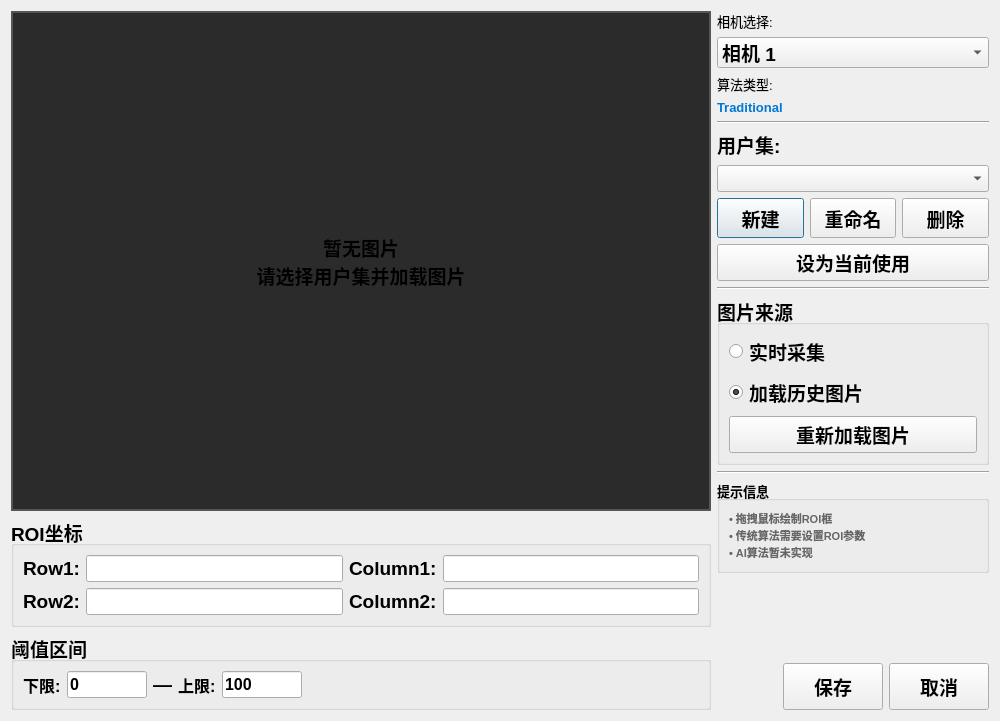
<?xml version="1.0" encoding="UTF-8"?>
<ui version="4.0">
 <class>ParameterSettingsDialog</class>
 <widget class="QDialog" name="ParameterSettingsDialog">
  <property name="geometry">
   <rect>
    <x>0</x>
    <y>0</y>
    <width>1000</width>
    <height>704</height>
   </rect>
  </property>
  <property name="windowTitle">
   <string>算法参数设置</string>
  </property>
  <layout class="QHBoxLayout" name="horizontalLayout">
   <item>
    <layout class="QVBoxLayout" name="leftLayout">
     <item>
      <widget class="ImageDisplayWidget" name="imageDisplay">
       <property name="minimumSize">
        <size>
         <width>700</width>
         <height>500</height>
        </size>
       </property>
       <property name="maximumSize">
        <size>
         <width>700</width>
         <height>500</height>
        </size>
       </property>
       <property name="font">
        <font>
         <pointsize>14</pointsize>
         <bold>true</bold>
        </font>
       </property>
       <property name="styleSheet">
        <string notr="true">QLabel { background-color: #2b2b2b; border: 2px solid #555; }</string>
       </property>
       <property name="text">
        <string>暂无图片
请选择用户集并加载图片</string>
       </property>
       <property name="alignment">
        <set>Qt::AlignmentFlag::AlignCenter</set>
       </property>
      </widget>
     </item>
     <item>
      <widget class="QGroupBox" name="roiGroup">
       <property name="font">
        <font>
         <pointsize>14</pointsize>
         <bold>true</bold>
        </font>
       </property>
       <property name="title">
        <string>ROI坐标</string>
       </property>
       <layout class="QGridLayout" name="roiLayout">
        <item row="1" column="2">
         <widget class="QLabel" name="label_4">
          <property name="font">
           <font>
            <pointsize>14</pointsize>
            <bold>true</bold>
           </font>
          </property>
          <property name="text">
           <string>Column2:</string>
          </property>
         </widget>
        </item>
        <item row="1" column="3">
         <widget class="QLineEdit" name="column2Edit">
          <property name="font">
           <font>
            <pointsize>12</pointsize>
            <bold>true</bold>
           </font>
          </property>
          <property name="readOnly">
           <bool>true</bool>
          </property>
         </widget>
        </item>
        <item row="1" column="0">
         <widget class="QLabel" name="label_3">
          <property name="font">
           <font>
            <pointsize>14</pointsize>
            <bold>true</bold>
           </font>
          </property>
          <property name="text">
           <string>Row2:</string>
          </property>
         </widget>
        </item>
        <item row="1" column="1">
         <widget class="QLineEdit" name="row2Edit">
          <property name="font">
           <font>
            <pointsize>12</pointsize>
            <bold>true</bold>
           </font>
          </property>
          <property name="readOnly">
           <bool>true</bool>
          </property>
         </widget>
        </item>
        <item row="0" column="0">
         <widget class="QLabel" name="label">
          <property name="font">
           <font>
            <pointsize>14</pointsize>
            <bold>true</bold>
           </font>
          </property>
          <property name="text">
           <string>Row1:</string>
          </property>
         </widget>
        </item>
        <item row="0" column="3">
         <widget class="QLineEdit" name="column1Edit">
          <property name="font">
           <font>
            <pointsize>12</pointsize>
            <bold>true</bold>
           </font>
          </property>
          <property name="readOnly">
           <bool>true</bool>
          </property>
         </widget>
        </item>
        <item row="0" column="2">
         <widget class="QLabel" name="label_2">
          <property name="font">
           <font>
            <pointsize>14</pointsize>
            <bold>true</bold>
           </font>
          </property>
          <property name="text">
           <string>Column1:</string>
          </property>
         </widget>
        </item>
        <item row="0" column="1">
         <widget class="QLineEdit" name="row1Edit">
          <property name="font">
           <font>
            <pointsize>12</pointsize>
            <bold>true</bold>
           </font>
          </property>
          <property name="readOnly">
           <bool>true</bool>
          </property>
         </widget>
        </item>
       </layout>
      </widget>
     </item>
     <item>
      <widget class="QGroupBox" name="thresholdGroup">
       <property name="font">
        <font>
         <pointsize>14</pointsize>
         <bold>true</bold>
        </font>
       </property>
       <property name="title">
        <string>阈值区间</string>
       </property>
       <layout class="QHBoxLayout" name="thresholdLayout">
        <item>
         <widget class="QLabel" name="label_thresholdMin">
          <property name="font">
           <font>
            <pointsize>12</pointsize>
            <bold>true</bold>
           </font>
          </property>
          <property name="text">
           <string>下限:</string>
          </property>
         </widget>
        </item>
        <item>
         <widget class="QLineEdit" name="thresholdMinEdit">
          <property name="maximumSize">
           <size>
            <width>80</width>
            <height>16777215</height>
           </size>
          </property>
          <property name="font">
           <font>
            <pointsize>12</pointsize>
            <bold>true</bold>
           </font>
          </property>
          <property name="text">
           <string>0</string>
          </property>
         </widget>
        </item>
        <item>
         <widget class="QLabel" name="label_thresholdSep">
          <property name="font">
           <font>
            <pointsize>14</pointsize>
            <bold>true</bold>
           </font>
          </property>
          <property name="text">
           <string>—</string>
          </property>
          <property name="alignment">
           <set>Qt::AlignmentFlag::AlignCenter</set>
          </property>
         </widget>
        </item>
        <item>
         <widget class="QLabel" name="label_thresholdMax">
          <property name="font">
           <font>
            <pointsize>12</pointsize>
            <bold>true</bold>
           </font>
          </property>
          <property name="text">
           <string>上限:</string>
          </property>
         </widget>
        </item>
        <item>
         <widget class="QLineEdit" name="thresholdMaxEdit">
          <property name="maximumSize">
           <size>
            <width>80</width>
            <height>16777215</height>
           </size>
          </property>
          <property name="font">
           <font>
            <pointsize>12</pointsize>
            <bold>true</bold>
           </font>
          </property>
          <property name="text">
           <string>100</string>
          </property>
         </widget>
        </item>
        <item>
         <spacer name="horizontalSpacer_threshold">
          <property name="orientation">
           <enum>Qt::Orientation::Horizontal</enum>
          </property>
          <property name="sizeHint" stdset="0">
           <size>
            <width>40</width>
            <height>20</height>
           </size>
          </property>
         </spacer>
        </item>
       </layout>
      </widget>
     </item>
    </layout>
   </item>
   <item>
    <layout class="QVBoxLayout" name="rightLayout">
     <item>
      <widget class="QLabel" name="label_5">
       <property name="font">
        <font>
         <pointsize>10</pointsize>
         <bold>false</bold>
        </font>
       </property>
       <property name="text">
        <string>相机选择:</string>
       </property>
      </widget>
     </item>
     <item>
      <widget class="QComboBox" name="cameraCombo">
       <property name="font">
        <font>
         <pointsize>14</pointsize>
         <bold>true</bold>
        </font>
       </property>
       <item>
        <property name="text">
         <string>相机 1</string>
        </property>
       </item>
       <item>
        <property name="text">
         <string>相机 2</string>
        </property>
       </item>
       <item>
        <property name="text">
         <string>相机 3</string>
        </property>
       </item>
      </widget>
     </item>
     <item>
      <widget class="QLabel" name="label_6">
       <property name="font">
        <font>
         <pointsize>10</pointsize>
         <bold>false</bold>
        </font>
       </property>
       <property name="text">
        <string>算法类型:</string>
       </property>
      </widget>
     </item>
     <item>
      <widget class="QLabel" name="algorithmTypeLabel">
       <property name="font">
        <font>
         <pointsize>10</pointsize>
         <bold>true</bold>
        </font>
       </property>
       <property name="styleSheet">
        <string notr="true">QLabel { font-weight: bold; color: #0078d4; }</string>
       </property>
       <property name="text">
        <string>Traditional</string>
       </property>
      </widget>
     </item>
     <item>
      <widget class="Line" name="line">
       <property name="orientation">
        <enum>Qt::Orientation::Horizontal</enum>
       </property>
      </widget>
     </item>
     <item>
      <widget class="QLabel" name="label_7">
       <property name="font">
        <font>
         <pointsize>14</pointsize>
         <bold>true</bold>
        </font>
       </property>
       <property name="text">
        <string>用户集:</string>
       </property>
      </widget>
     </item>
     <item>
      <widget class="QComboBox" name="profileCombo">
       <property name="font">
        <font>
         <pointsize>12</pointsize>
         <bold>true</bold>
        </font>
       </property>
      </widget>
     </item>
     <item>
      <layout class="QHBoxLayout" name="profileBtnLayout">
       <item>
        <widget class="QPushButton" name="newProfileBtn">
         <property name="minimumSize">
          <size>
           <width>0</width>
           <height>40</height>
          </size>
         </property>
         <property name="font">
          <font>
           <pointsize>14</pointsize>
           <bold>true</bold>
          </font>
         </property>
         <property name="text">
          <string>新建</string>
         </property>
        </widget>
       </item>
       <item>
        <widget class="QPushButton" name="renameProfileBtn">
         <property name="minimumSize">
          <size>
           <width>0</width>
           <height>40</height>
          </size>
         </property>
         <property name="font">
          <font>
           <pointsize>14</pointsize>
           <bold>true</bold>
          </font>
         </property>
         <property name="text">
          <string>重命名</string>
         </property>
        </widget>
       </item>
       <item>
        <widget class="QPushButton" name="deleteProfileBtn">
         <property name="minimumSize">
          <size>
           <width>0</width>
           <height>40</height>
          </size>
         </property>
         <property name="font">
          <font>
           <pointsize>14</pointsize>
           <bold>true</bold>
          </font>
         </property>
         <property name="text">
          <string>删除</string>
         </property>
        </widget>
       </item>
      </layout>
     </item>
     <item>
      <widget class="QPushButton" name="setDefaultBtn">
       <property name="font">
        <font>
         <pointsize>14</pointsize>
         <bold>true</bold>
        </font>
       </property>
       <property name="text">
        <string>设为当前使用</string>
       </property>
      </widget>
     </item>
     <item>
      <widget class="Line" name="line_2">
       <property name="orientation">
        <enum>Qt::Orientation::Horizontal</enum>
       </property>
      </widget>
     </item>
     <item>
      <widget class="QGroupBox" name="imageSourceGroup">
       <property name="font">
        <font>
         <pointsize>14</pointsize>
         <bold>true</bold>
        </font>
       </property>
       <property name="title">
        <string>图片来源</string>
       </property>
       <layout class="QVBoxLayout" name="imageSourceLayout">
        <item>
         <widget class="QRadioButton" name="realTimeRadio">
          <property name="font">
           <font>
            <pointsize>14</pointsize>
            <bold>true</bold>
           </font>
          </property>
          <property name="text">
           <string>实时采集</string>
          </property>
         </widget>
        </item>
        <item>
         <widget class="QRadioButton" name="historyRadio">
          <property name="font">
           <font>
            <pointsize>14</pointsize>
            <bold>true</bold>
           </font>
          </property>
          <property name="text">
           <string>加载历史图片</string>
          </property>
          <property name="checked">
           <bool>true</bool>
          </property>
         </widget>
        </item>
        <item>
         <widget class="QPushButton" name="reloadImageBtn">
          <property name="font">
           <font>
            <pointsize>14</pointsize>
            <bold>true</bold>
           </font>
          </property>
          <property name="text">
           <string>重新加载图片</string>
          </property>
         </widget>
        </item>
       </layout>
      </widget>
     </item>
     <item>
      <widget class="Line" name="line_3">
       <property name="orientation">
        <enum>Qt::Orientation::Horizontal</enum>
       </property>
      </widget>
     </item>
     <item>
      <widget class="QGroupBox" name="hintGroup">
       <property name="font">
        <font>
         <pointsize>10</pointsize>
         <bold>true</bold>
        </font>
       </property>
       <property name="title">
        <string>提示信息</string>
       </property>
       <layout class="QVBoxLayout" name="hintLayout">
        <item>
         <widget class="QLabel" name="hintLabel">
          <property name="font">
           <font>
            <pointsize>-1</pointsize>
           </font>
          </property>
          <property name="styleSheet">
           <string notr="true">QLabel { color: #666; font-size: 11px; }</string>
          </property>
          <property name="text">
           <string>• 拖拽鼠标绘制ROI框
• 传统算法需要设置ROI参数
• AI算法暂未实现</string>
          </property>
          <property name="wordWrap">
           <bool>true</bool>
          </property>
         </widget>
        </item>
       </layout>
      </widget>
     </item>
     <item>
      <spacer name="verticalSpacer">
       <property name="orientation">
        <enum>Qt::Orientation::Vertical</enum>
       </property>
       <property name="sizeHint" stdset="0">
        <size>
         <width>20</width>
         <height>40</height>
        </size>
       </property>
      </spacer>
     </item>
     <item>
      <layout class="QHBoxLayout" name="buttonLayout">
       <item>
        <spacer name="horizontalSpacer">
         <property name="orientation">
          <enum>Qt::Orientation::Horizontal</enum>
         </property>
         <property name="sizeHint" stdset="0">
          <size>
           <width>40</width>
           <height>20</height>
          </size>
         </property>
        </spacer>
       </item>
       <item>
        <widget class="QPushButton" name="saveBtn">
         <property name="minimumSize">
          <size>
           <width>100</width>
           <height>0</height>
          </size>
         </property>
         <property name="font">
          <font>
           <pointsize>14</pointsize>
           <bold>true</bold>
          </font>
         </property>
         <property name="styleSheet">
          <string notr="true">QPushButton { padding: 8px 20px; }</string>
         </property>
         <property name="text">
          <string>保存</string>
         </property>
        </widget>
       </item>
       <item>
        <widget class="QPushButton" name="cancelBtn">
         <property name="minimumSize">
          <size>
           <width>100</width>
           <height>0</height>
          </size>
         </property>
         <property name="font">
          <font>
           <pointsize>14</pointsize>
           <bold>true</bold>
          </font>
         </property>
         <property name="styleSheet">
          <string notr="true">QPushButton { padding: 8px 20px; }</string>
         </property>
         <property name="text">
          <string>取消</string>
         </property>
        </widget>
       </item>
      </layout>
     </item>
    </layout>
   </item>
  </layout>
 </widget>
 <customwidgets>
  <customwidget>
   <class>ImageDisplayWidget</class>
   <extends>QLabel</extends>
   <header location="global">ParameterSettingsDialog.h</header>
  </customwidget>
 </customwidgets>
 <resources/>
 <connections/>
</ui>
